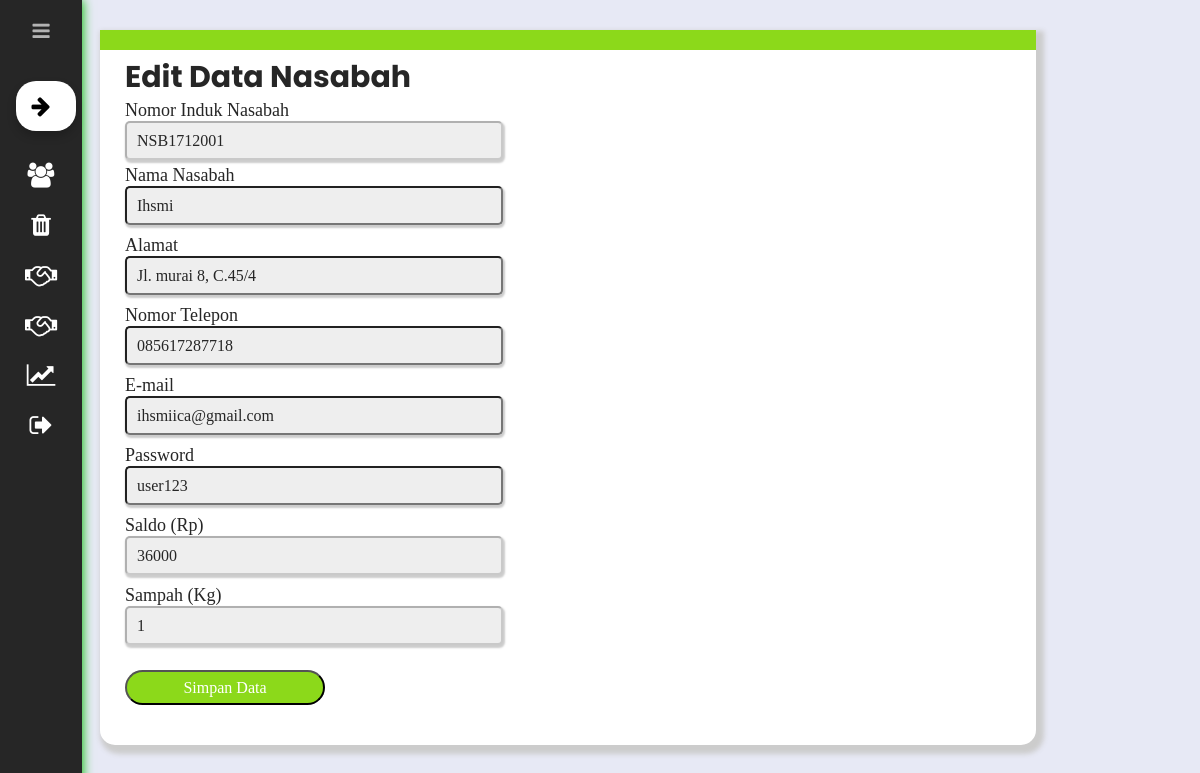
The page /view/dashboard.php?page=edit-nasabah-id&id=NSB1712001 (signed in) on the database as committed earlier.
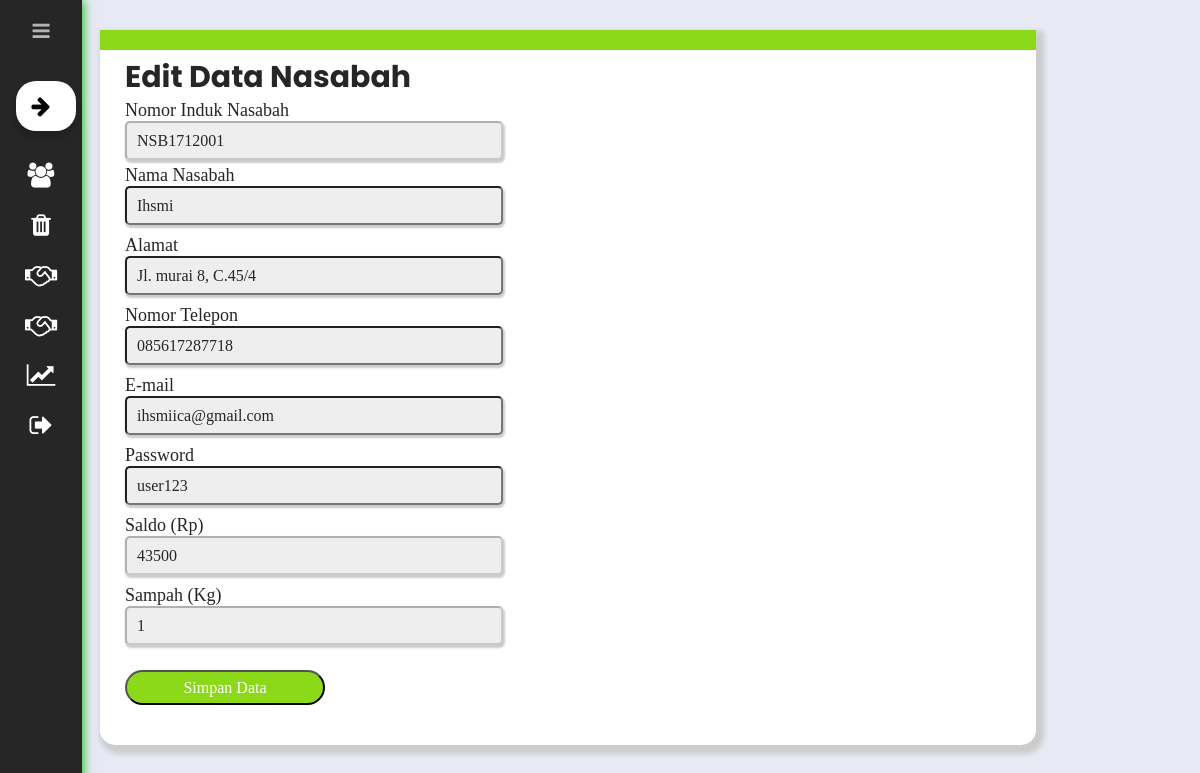
The same page on the database as committed later.
### tables this page shows
CREATE TABLE `nasabah` (
  `nin` varchar(10) NOT NULL,
  `nama` varchar(20) NOT NULL,
  `rt` int(1) NOT NULL,
  `alamat` varchar(30) NOT NULL,
  `telepon` varchar(12) NOT NULL,
  `email` varchar(50) NOT NULL,
  `password` varchar(20) NOT NULL,
  `saldo` int(8) DEFAULT NULL,
  `sampah` int(4) DEFAULT NULL
);

### system/models/nasabah/edit-nasabah-id.php (the view, shortened to what this page needs)
<?php
  require_once("../system/config/koneksi.php");
?>
<html>
<head>
</head>
<body>
     <h2 style="font-size: 30px; color: #262626;">Edit Data Nasabah</h2>
     <?php if(isset($_GET['id'])){$id=$_GET['id']; ?>
     <?php
        $cek = mysqli_query($conn, "SELECT * FROM nasabah WHERE nin='".$_GET['id']."'");
        $row = mysqli_fetch_array($cek);
      ?>
          <form action="" method="post">
          <label class="text-left">Nomor Induk Nasabah</label>
          <input type="text" name="nin" disabled="disabled" value="<?php echo $_GET['id']; ?>" />
         <div class="form-group">
          <label class="">Nama Nasabah</label>
          <input type="text" name="nama" value="<?php echo $row['nama'] ?> "/>
         </div>
         <div class="form-group">
          <label class="">Alamat</label>
          <input type="text" name="alamat" value="<?php echo $row['alamat'] ?>" required/>
         </div>
         <div class="form-group">
          <label class="">Nomor Telepon</label>
          <input type="text" name="telepon" value="<?php echo $row['telepon'] ?>" required/>
         </div>
         <div class="form-group">
          <label class="">E-mail</label>
          <input type="text" name="username" value="<?php echo $row['email'] ?>" required/>
         </div>
         <div class="form-group">
          <label class="">Password</label>
          <input type="text" name="password" value="<?php echo $row['password'] ?>" required/>
         </div>
         <div class="form-group">
          <label class="">Saldo (Rp)</label>
          <input type="text" disabled="disabled" name="saldo" value="<?php echo $row['saldo'] ?>"/>
         </div>
         <div class="form-group">
          <label class="">Sampah (Kg)</label>
          <input type="text" disabled="disabled" name="saldo" value="<?php echo $row['sampah'] ?>"/>
         </div>
         <input class="button" onclick="alert('Berhasil Mengubah data nasabah!')" type="submit" name="simpan" value="Simpan Data" />
         </form>
<?php } ?>
</body>
</html>

Rows that differ between the two databases and show on the page:
changed nasabah "Ihsmi": saldo "36000" → "43500"
